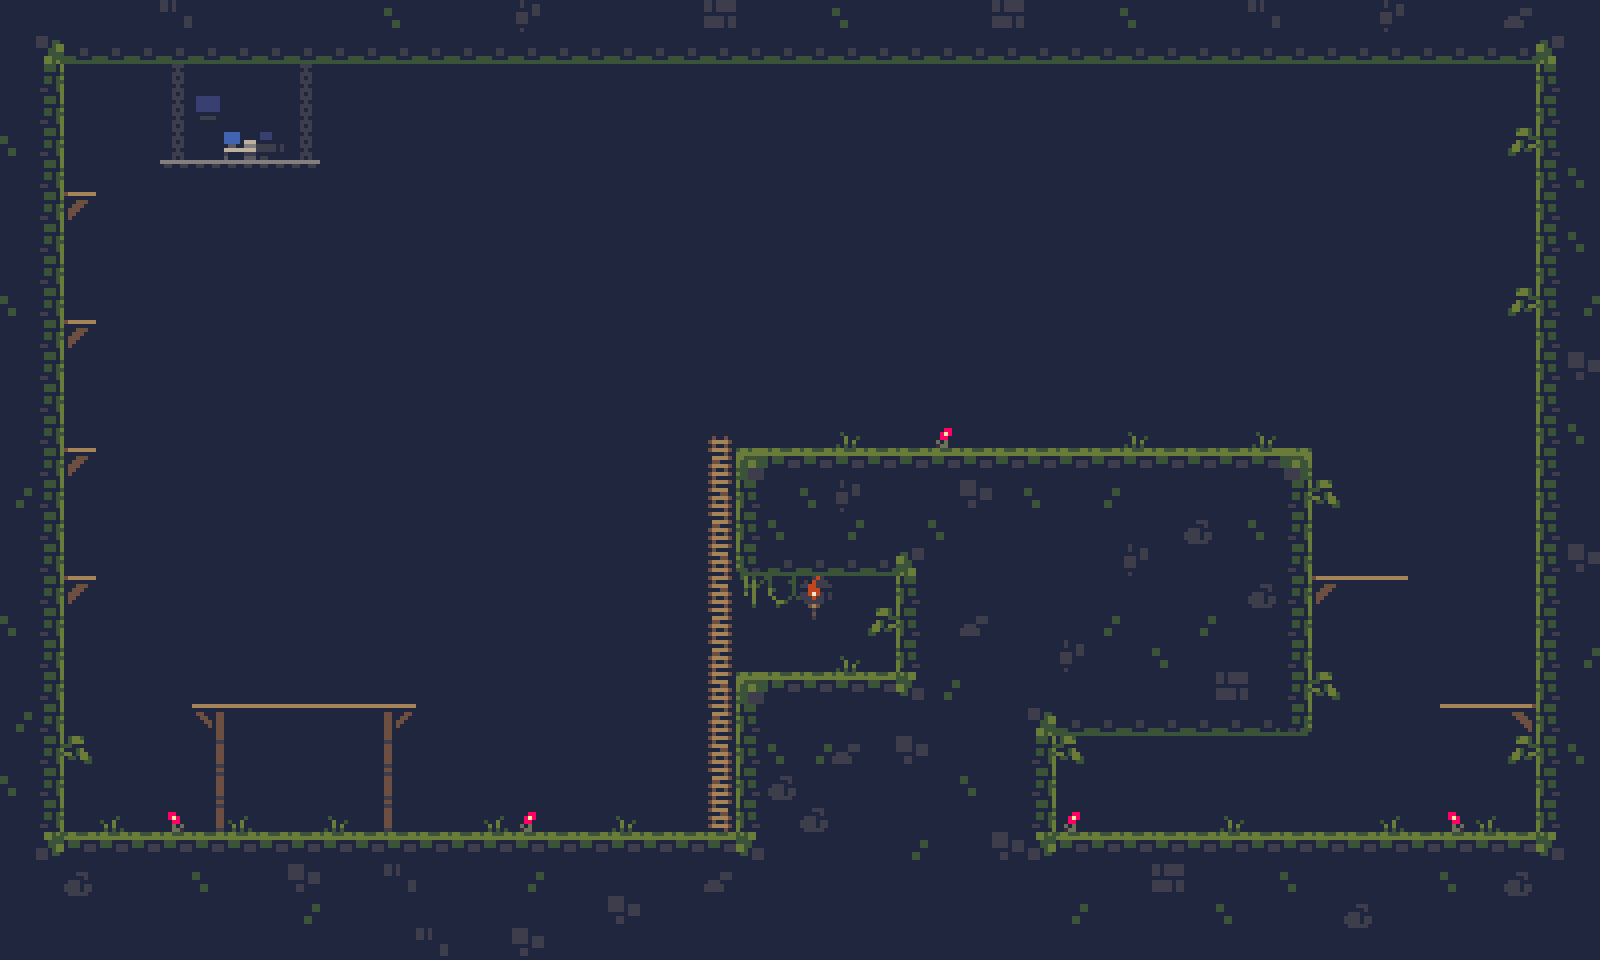

The image is a tile-based game level rendered from a .tmx file. Its description and source (layers, tilesets, objects; grid data summarised) follow:
An orthogonal 50x30 tile map with 32x32 px tiles, 2 tile layers (Background, Foreground), 2 tilesets and 31 objects (21x wall, 7x slime, player, ladder, door).

<map version="1.5" tiledversion="1.6.0" orientation="orthogonal" renderorder="right-down" width="50" height="30" tilewidth="32" tileheight="32" infinite="0" nextlayerid="5" nextobjectid="33">
 <tileset firstgid="1" source="cavesofgallet_tiles.tsx" />
 <tileset firstgid="97" source="platformer_tiles.tsx" />
 <layer id="1" name="Background" width="50" height="30">
  <data>[1500 cells, 1500 non-empty, 8 distinct tile ids]</data>
 </layer>
 <layer id="2" name="Foreground" width="50" height="30">
  <data>[1500 cells, 131 non-empty, 27 distinct tile ids]</data>
 </layer>
 <objectgroup id="3" name="Obstacles">
  <object id="1" name="wall" x="32" y="832" width="1536" height="32" />
  <object id="2" name="player" x="104" y="648" width="16" height="16" />
  <object id="3" name="slime" x="664" y="552" width="16" height="16" />
  <object id="4" name="slime" x="328" y="744" width="16" height="16" />
  <object id="5" name="slime" x="264" y="744" width="16" height="16" />
  <object id="6" name="slime" x="872" y="376" width="16" height="16" />
  <object id="7" name="slime" x="1104" y="360" width="16" height="16" />
  <object id="8" name="wall" x="32" y="32" width="32" height="800" />
  <object id="9" name="wall" x="1536" y="32" width="32" height="800" />
  <object id="10" name="wall" x="32" y="32" width="1536" height="32" />
  <object id="11" name="wall" x="192" y="704" width="224" height="8" />
  <object id="13" name="slime" x="840" y="632" width="16" height="16" />
  <object id="14" name="ladder" x="712" y="435" width="16" height="397" />
  <object id="15" name="wall" x="737" y="672" width="16" height="160" />
  <object id="16" name="wall" x="736" y="448" width="16" height="128" />
  <object id="17" name="wall" x="896" y="576" width="16" height="96" />
  <object id="18" name="wall" x="1040" y="736" width="16" height="96" />
  <object id="19" name="wall" x="1296" y="448" width="16" height="288" />
  <object id="20" name="wall" x="752" y="560" width="144" height="16" />
  <object id="21" name="wall" x="752" y="672" width="144" height="16" />
  <object id="22" name="wall" x="1056" y="720" width="240" height="16" />
  <object id="23" name="wall" x="752" y="448" width="544" height="16" />
  <object id="24" name="wall" x="1312" y="576" width="96" height="8" />
  <object id="25" name="wall" x="1440" y="704" width="96" height="8" />
  <object id="26" name="door" x="1120" y="768" width="64" height="64" />
  <object id="27" name="slime" x="1368" y="752" width="16" height="16" />
  <object id="28" name="wall" x="64" y="576" width="32" height="8" />
  <object id="29" name="wall" x="64" y="448" width="32" height="8" />
  <object id="30" name="wall" x="64" y="320" width="32" height="8" />
  <object id="31" name="wall" x="64" y="192" width="32" height="8" />
  <object id="32" name="wall" x="160" y="160" width="160" height="8" />
 </objectgroup>
</map>